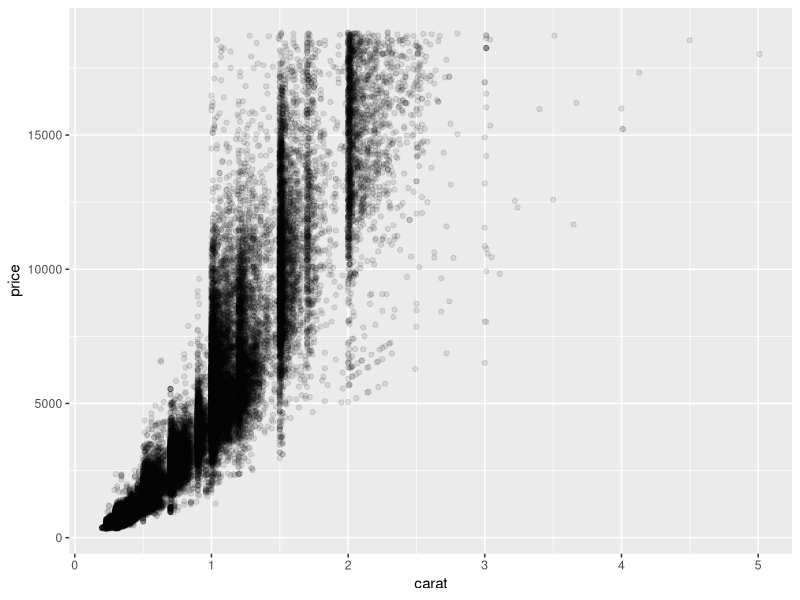
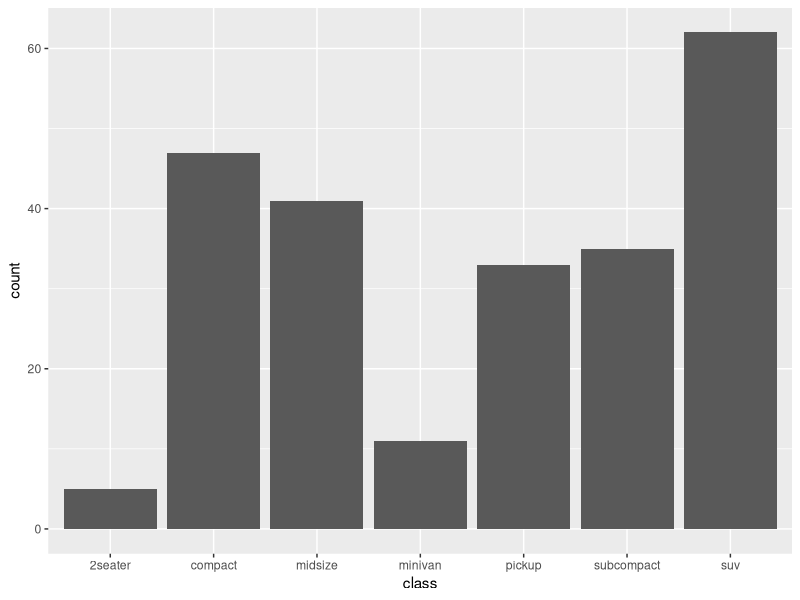

Reproduce these figures in R, in order.
## ---- chunk 1
#| echo: false

library(ggplot2)

ggplot(diamonds, aes(carat, price)) +
  geom_point(alpha = 0.1)
## ---- chunk 2
#| label: diamonds-summary
#| echo: false
#| warning: false
#| message: false

summary(diamonds)
## ---- chunk 3
knitr::opts_chunk$set(
  echo = FALSE,
  warning = FALSE,
  message = FALSE
)
## ---- chunk 4
library(ggplot2)

ggplot(mpg, aes(class)) +
  geom_bar()
